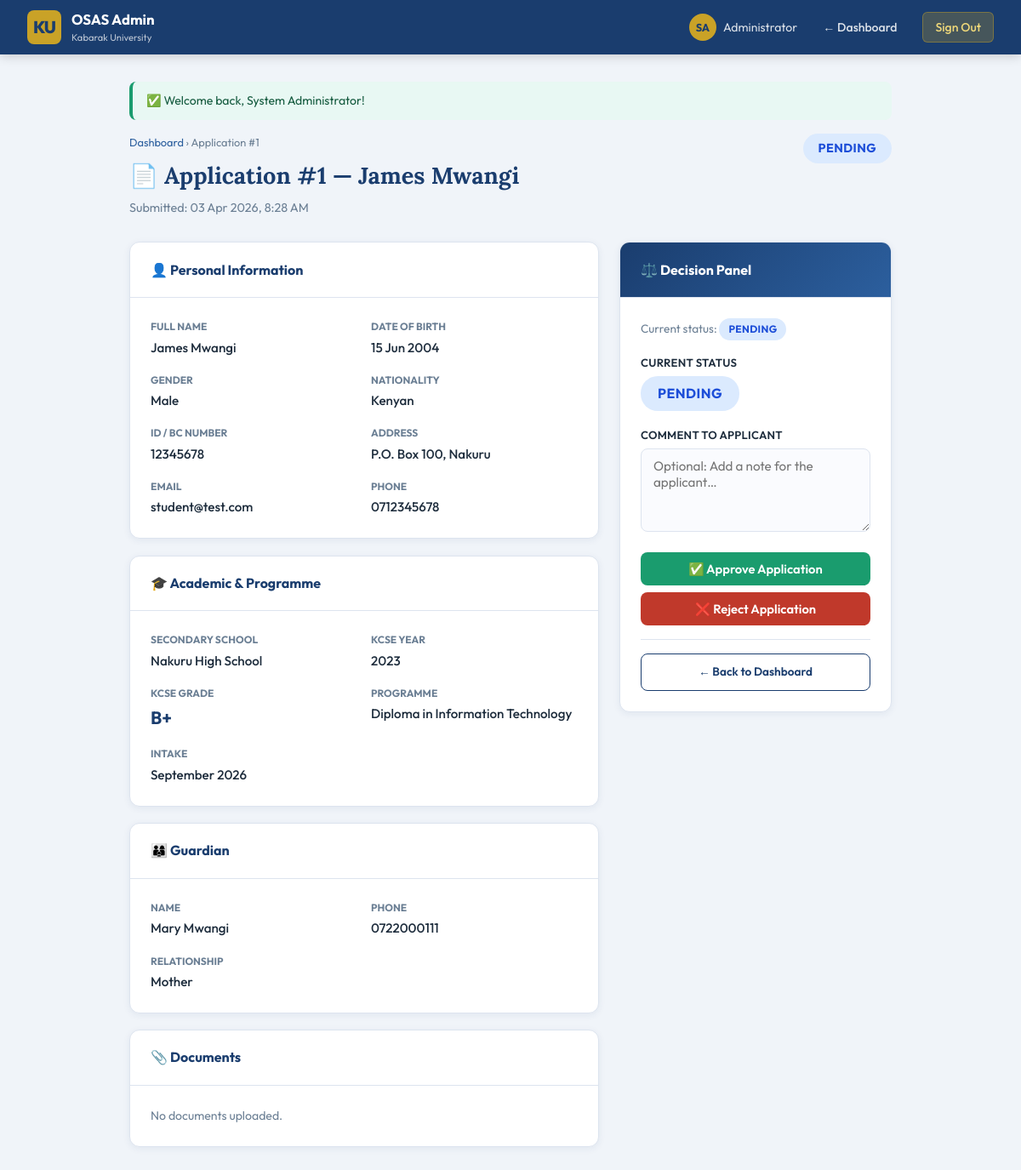
The app's page /admin/view.php?id=1 (signed in) with its own data.
### tables this page shows
CREATE TABLE applications (
    id              INT AUTO_INCREMENT PRIMARY KEY,
    user_id         INT NOT NULL,
     
    first_name      VARCHAR(80) NOT NULL,
    last_name       VARCHAR(80) NOT NULL,
    dob             DATE NOT NULL,
    gender          ENUM('Male','Female','Other') NOT NULL,
    nationality     VARCHAR(80) DEFAULT 'Kenyan',
    id_number       VARCHAR(20),
    address         TEXT,
     
    school_name     VARCHAR(200) NOT NULL,
    kcse_year       YEAR NOT NULL,
    kcse_grade      VARCHAR(5) NOT NULL,
    mean_grade_pts  TINYINT,
     
    program         VARCHAR(200) NOT NULL,
    intake          VARCHAR(50) DEFAULT 'September 2026',
     
    guardian_name   VARCHAR(150),
    guardian_phone  VARCHAR(20),
    guardian_rel    VARCHAR(80),
     
    status          ENUM('Pending','Approved','Rejected') DEFAULT 'Pending',
    admin_comment   TEXT,
    submitted_at    DATETIME DEFAULT CURRENT_TIMESTAMP,
    updated_at      DATETIME DEFAULT CURRENT_TIMESTAMP ON UPDATE CURRENT_TIMESTAMP,
    FOREIGN KEY (user_id) REFERENCES users(id) ON DELETE CASCADE
);

CREATE TABLE users (
    id          INT AUTO_INCREMENT PRIMARY KEY,
    full_name   VARCHAR(150) NOT NULL,
    email       VARCHAR(150) NOT NULL UNIQUE,
    phone       VARCHAR(20)  NOT NULL,
    password    VARCHAR(255) NOT NULL,
    role        ENUM('student','admin') DEFAULT 'student',
    created_at  DATETIME DEFAULT CURRENT_TIMESTAMP
);

### admin/view.php (the view, shortened to what this page needs)
<?php
require_once '../config.php';
$id = (int) ($_GET['id'] ?? 0);
$stmt = $conn->prepare("
    SELECT a.*, u.full_name, u.email, u.phone
    FROM applications a
    JOIN users u ON a.user_id = u.id
    WHERE a.id = ?
");
$stmt->bind_param('i', $id);
$stmt->execute();
$app = $stmt->get_result()->fetch_assoc();
$ds   = $conn->prepare("SELECT * FROM documents WHERE application_id = ?");
$ds->bind_param('i', $id);
$ds->execute();
$docs = $ds->get_result()->fetch_all(MYSQLI_ASSOC);
$badges = [
    'Pending'  => 'badge-pending',
    'Approved' => 'badge-approved',
    'Rejected' => 'badge-rejected',
];
?>
<!DOCTYPE html>
<html lang="en">
<head>
    <link rel="stylesheet" href="/css/style.css">
</head>
<body>
<header class="topbar">
    <a href="/admin/dashboard.php" class="topbar-brand">
        <div class="topbar-logo">KU</div>
        <div>
            <div class="topbar-title">OSAS Admin</div>
            <div class="topbar-subtitle">Kabarak University</div>
        </div>
    </a>
    <nav class="topbar-nav">
        <div class="topbar-user">
            <div class="topbar-avatar"><?= initials($_SESSION['full_name']) ?></div>
            Administrator
        </div>
        <a href="/admin/dashboard.php">← Dashboard</a>
        <a href="/logout.php" class="btn-logout">Sign Out</a>
    </nav>
</header>
<main class="main" style="max-width:960px;">
    <?php showFlash(); ?>
    <div class="page-header" style="display:flex;align-items:flex-start;justify-content:space-between;gap:1rem;flex-wrap:wrap;">
        <div>
            <div class="breadcrumb"><a href="/admin/dashboard.php">Dashboard</a> &rsaquo; Application #<?= $id ?></div>
            <h2>📄 Application #<?= $id ?> — <?= h($app['first_name'] . ' ' . $app['last_name']) ?></h2>
            <p>Submitted: <?= date('d M Y, g:i A', strtotime($app['submitted_at'])) ?></p>
        </div>
        <div>
            <span class="badge <?= $badges[$app['status']] ?>" style="font-size:0.9rem;padding:6px 18px;">
                <?= $app['status'] ?>
            </span>
        </div>
    </div>
    <div style="display:grid;grid-template-columns:1fr 320px;gap:1.5rem;align-items:start;">
        <div>
            <div class="card" style="margin-bottom:1.2rem;">
                <div class="card-header"><h3>👤 Personal Information</h3></div>
                <div class="card-body">
                    <div class="detail-grid">
                        <div class="detail-item">
                            <div class="detail-label">Full Name</div>
                            <div class="detail-value"><?= h($app['first_name'] . ' ' . $app['last_name']) ?></div>
                        </div>
                        <div class="detail-item">
                            <div class="detail-label">Date of Birth</div>
                            <div class="detail-value"><?= date('d M Y', strtotime($app['dob'])) ?></div>
                        </div>
                        <div class="detail-item">
                            <div class="detail-label">Gender</div>
                            <div class="detail-value"><?= h($app['gender']) ?></div>
                        </div>
                        <div class="detail-item">
                            <div class="detail-label">Nationality</div>
                            <div class="detail-value"><?= h($app['nationality']) ?></div>
                        </div>
                        <div class="detail-item">
                            <div class="detail-label">ID / BC Number</div>
                            <div class="detail-value"><?= h($app['id_number'] ?: '—') ?></div>
                        </div>
                        <div class="detail-item">
                            <div class="detail-label">Address</div>
                            <div class="detail-value"><?= h($app['address'] ?: '—') ?></div>
                        </div>
                        <div class="detail-item">
                            <div class="detail-label">Email</div>
                            <div class="detail-value"><?= h($app['email']) ?></div>
                        </div>
                        <div class="detail-item">
                            <div class="detail-label">Phone</div>
                            <div class="detail-value"><?= h($app['phone']) ?></div>
                        </div>
                    </div>
                </div>
            </div>
            <div class="card" style="margin-bottom:1.2rem;">
                <div class="card-header"><h3>🎓 Academic & Programme</h3></div>
                <div class="card-body">
                    <div class="detail-grid">
                        <div class="detail-item">
                            <div class="detail-label">Secondary School</div>
                            <div class="detail-value"><?= h($app['school_name']) ?></div>
                        </div>
                        <div class="detail-item">
                            <div class="detail-label">KCSE Year</div>
                            <div class="detail-value"><?= h($app['kcse_year']) ?></div>
                        </div>
                        <div class="detail-item">
                            <div class="detail-label">KCSE Grade</div>
                            <div class="detail-value">
                                <strong style="font-size:1.3rem;color:var(--primary);"><?= h($app['kcse_grade']) ?></strong>
                            </div>
                        </div>
                        <div class="detail-item">
                            <div class="detail-label">Programme</div>
                            <div class="detail-value"><?= h($app['program']) ?></div>
                        </div>
                        <div class="detail-item">
                            <div class="detail-label">Intake</div>
                            <div class="detail-value"><?= h($app['intake']) ?></div>
                        </div>
                    </div>
                </div>
            </div>
            <?php if ($app['guardian_name']): ?>
            <div class="card" style="margin-bottom:1.2rem;">
                <div class="card-header"><h3>👨‍👩‍👦 Guardian</h3></div>
                <div class="card-body">
                    <div class="detail-grid">
                        <div class="detail-item">
                            <div class="detail-label">Name</div>
                            <div class="detail-value"><?= h($app['guardian_name']) ?></div>
                        </div>
                        <div class="detail-item">
                            <div class="detail-label">Phone</div>
                            <div class="detail-value"><?= h($app['guardian_phone']) ?></div>
                        </div>
                        <div class="detail-item">
                            <div class="detail-label">Relationship</div>
                            <div class="detail-value"><?= h($app['guardian_rel']) ?></div>
                        </div>
                    </div>
                </div>
            </div>
            <?php endif; ?>
            <div class="card">
                <div class="card-header"><h3>📎 Documents</h3></div>
                <div class="card-body">
                    <?php if ($docs): ?>
                        <?php foreach ($docs as $d): ?>
                        <div style="display:flex;align-items:center;gap:10px;padding:10px;background:var(--bg);border-radius:8px;margin-bottom:8px;">
                            <span style="font-size:1.3rem;">📄</span>
                            <div>
                                <div style="font-weight:600;font-size:0.88rem;"><?= h($d['doc_type']) ?></div>
                                <div style="font-size:0.78rem;color:var(--muted);"><?= h($d['file_name']) ?></div>
                            </div>
                            <a href="/uploads/<?= h($d['file_path']) ?>" target="_blank"
                               class="btn btn-outline btn-sm" style="margin-left:auto;">View</a>
                        </div>
                        <?php endforeach; ?>
                    <?php else: ?>
                        <p style="color:var(--muted);font-size:0.88rem;">No documents uploaded.</p>
                    <?php endif; ?>
                </div>
            </div>
        </div>
        <div>
            <div class="card" style="position:sticky;top:80px;">
                <div class="card-header" style="background:linear-gradient(135deg,var(--primary),var(--primary-light));color:white;">
                    <h3 style="color:white;">⚖️ Decision Panel</h3>
                </div>
                <div class="card-body">
                    <p style="font-size:0.85rem;color:var(--muted);margin-bottom:1rem;">
                        Current status: <span class="badge <?= $badges[$app['status']] ?>"><?= $app['status'] ?></span>
                    </p>
                    <form method="POST" action="">
    <div class="form-group">
        <label>Current Status</label>
        <div style="margin-bottom:1rem;">
            <span class="badge <?= $badges[$app['status']] ?>" style="font-size:1rem;padding:8px 20px;">
                <?= $app['status'] ?>
            </span>
        </div>
    </div>
    <div class="form-group">
        <label>Comment to Applicant</label>
        <textarea name="admin_comment" rows="4"
                  placeholder="Optional: Add a note for the applicant…"><?= h($app['admin_comment']) ?></textarea>
    </div>
    <?php if ($app['status'] === 'Pending'): ?>
        <div style="display:flex;flex-direction:column;gap:8px;">
            <button type="submit" name="new_status" value="Approved" class="btn btn-success">
                ✅ Approve Application
            </button>
            <button type="submit" name="new_status" value="Rejected" class="btn btn-danger">
                ❌ Reject Application
            </button>
        </div>
    <?php endif; ?>
</form>
                    <div class="divider"></div>
                    <a href="/admin/dashboard.php" class="btn btn-outline btn-block" style="font-size:0.85rem;">
                        ← Back to Dashboard
                    </a>
                </div>
            </div>
        </div>
    </div>
</main>
</body>
</html>

### config.php (shortened to what this page needs)
<?php
function h($str) {
    return htmlspecialchars($str ?? '', ENT_QUOTES, 'UTF-8');
}
function getFlash() {
    if (isset($_SESSION['flash'])) {
        $f = $_SESSION['flash'];
        return $f;
    }
    return null;
}
function showFlash() {
    $f = getFlash();
    if ($f) {
        $icon = $f['type'] === 'success' ? '✅' : ($f['type'] === 'error' ? '❌' : 'ℹ️');
        echo '<div class="alert alert-' . h($f['type']) . '">' . $icon . ' ' . h($f['message']) . '</div>';
    }
}
function initials($name) {
    $parts = explode(' ', trim($name));
    $init = '';
    foreach ($parts as $p) $init .= strtoupper(substr($p, 0, 1));
    return substr($init, 0, 2);
}
?>

### records on screen
applications: first_name+last_name "James Mwangi", submitted_at "03 Apr 2026, 8:28 AM", status "PENDING", dob "15 Jun 2004", gender "Male", nationality "Kenyan", id_number "12345678", address "P.O. Box 100, Nakuru", user.email "student@test.com", user.phone "0712345678", school_name "Nakuru High School", kcse_year "2023", kcse_grade "B+", program "Diploma in Information Technology", intake "September 2026", guardian_name "Mary Mwangi", guardian_phone "0722000111", guardian_rel "Mother"

### other values on screen
initials($_SESSION['full_name']) "SA"
$icon "✅"
$f['message'] "Welcome back, System Administrator!"
$id "1"
